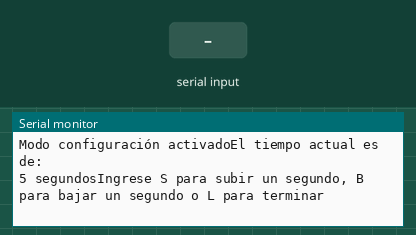
Recording of a sketch running on a simulated Arduino Uno, built with avr-gcc and run on an emulated ATmega328P. Parts: the last lines printed to the serial monitor. The test bench sets the inputs (shaded band).

Above: at 4.2 s.
4.3 s: "S" received over Serial
At 5.0 s:
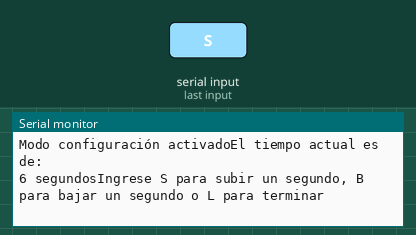
5.8 s: "s" received over Serial
At 6.2 s:
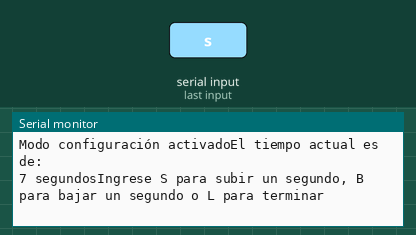

Measured:
- after the input at 4.3 s, the serial monitor: prints a new line at once (image 1)
- after the input at 5.8 s, the serial monitor: prints a new line at once (image 2)

The sketch:

TrabajoSFI.ino
```cpp
void program()
{
  enum class Estados //Todos los estados en el diagrama
  {
    CONFIG_TIEMPO,
    TIEMPO_S,
    TIEMPO_B,
    INICIO_CUENTA,
    SALVASTE,
    RADIACION

  };
  static Estados evento = Estados::CONFIG_TIEMPO; //Variables como, el cambio de estados
  static bool mensaje = false; //Para mensajes y evitar un bucle de muchos mensajes
  static char serial; //Para pasar los datos leídos en el monitor serial
  static int segundo = 1000; //Para aumentar el tiemmpo
  static int contador = 5 * 1000; //Contador para almacenar el tiempo

  switch(evento)
  {
    case Estados::CONFIG_TIEMPO:
    {

      if(!mensaje) //If con condición de mensaje en falso, para que entre una sola vez y leugo se vuelva verdadero
      {
        Serial.print("Modo configuración activado");
        Serial.println("El tiempo actual es de: ");
        Serial.print(contador/1000);
        Serial.print(" segundos");
        Serial.println("Ingrese S para subir un segundo, B para bajar un segundo o L para terminar");

        mensaje = true;
      }

      if(Serial.available()) //Revisar serial, y luego leerlo para comparar su resultado
      {
        serial = Serial.read();
        if(serial == 'S' || serial == 's')
        {
          evento = Estados::TIEMPO_S;
        }
      }
      break;
    }
    case Estados::TIEMPO_S:
    {
      if(contador < 40000) //SI el contador es menor a 40 aumentar en uno y devolver a la configuración, también volvemos el mensaje false para que entre al if anterior
      {
        contador += segundo;
        mensaje = false;
        evento = Estados::CONFIG_TIEMPO;
      }
      else //Si es 40 ya no aagregará más
      {
        Serial.println("No se puede aumentar más el tiempo");
        mensaje = false;
        evento = Estados::CONFIG_TIEMPO;
      }

      break;
    }
  }

}

void setup()
{
  // put your setup code here, to run once:
  Serial.begin(115200);
  delay(3000);
  program();

}

void loop()
{
  // put your main code here, to run repeatedly:
  program();
}
```
